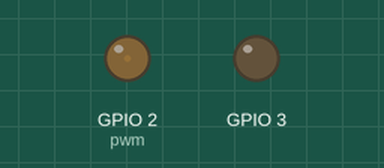
The program below on a simulated Raspberry Pi (BCM pin numbers). On the bench: output pins drawn as LEDs (lit = HIGH).

Above: at 0.05 s.
At 0.9 s:
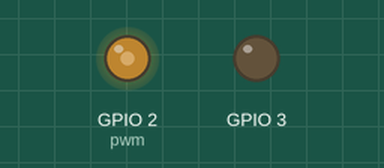
At 1.8 s:
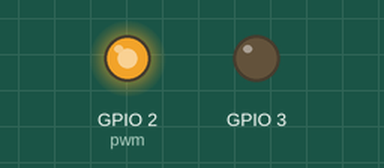
At 3.6 s:
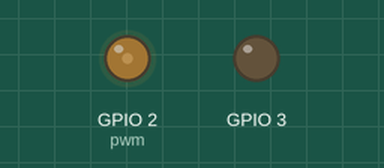
Timing chart, 0 to 5.3 s (numbered marks = the images above):
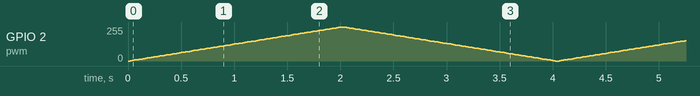

The program:

pwm_test.py
```python
# ！/user/bin/env python
# encoding:utf-8

import RPi.GPIO as GPIO
import time

GPIO.setmode(GPIO.BCM)
GPIO.setup(2,GPIO.OUT)
GPIO.setup(3,GPIO.OUT)

GPIO.output(3,False)

#创建一个 pwm 实例，需要两个参数，第一个是 GPIO 引脚号，这里用 2 引脚
#第二个是频率(HZ),频率越高 LED 看上去越不会闪烁，相应地对 CPU 要求就越高
pwm = GPIO.PWM(2,80)

pwm.start(0)

while True:
	# 电流从小到大，LED从暗到亮
	for i in range(0,101,1):
			pwm.ChangeDutyCycle(i) #占空比在 0% - 100% 间递增变化
			time.sleep(.02)

	# 电流从大到小，LED从亮到暗
	for i in range(100,-1,-1):
			pwm.ChangeDutyCycle(i) # 占空比在 100% - 0% 间递减变化
			time.sleep(.02)
```
